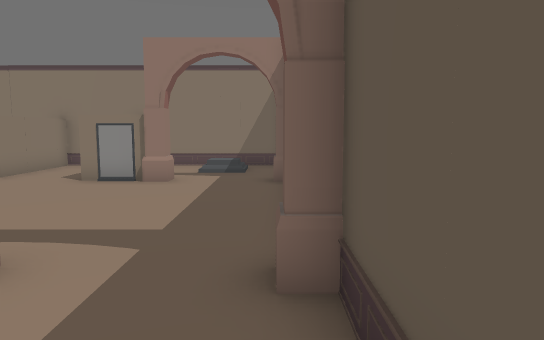
view 1 (above)

16 first-person views from a walk through a Godot game level. The camera is 1.4 m above the floor, tilts 6° down and sees 70° across. The floor is counted in squares, 1 m on a side. Each view is taken from the middle of a square. On the plan, view 1 faces up. The plan holds only what a view shows up to about 16 squares ahead; the rest is blank. Some surface patterns are stand-ins.

view 2
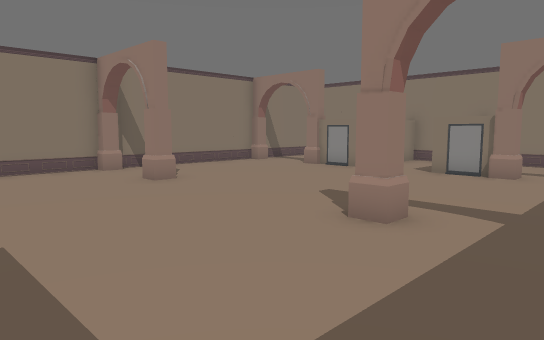

view 3
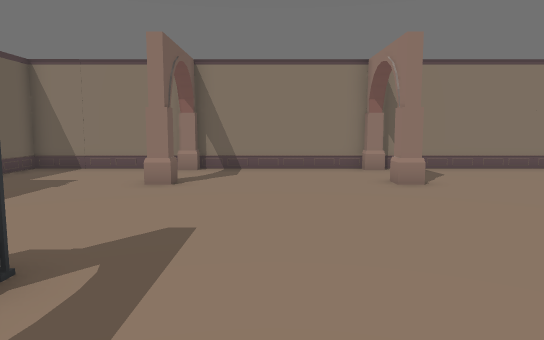

view 4
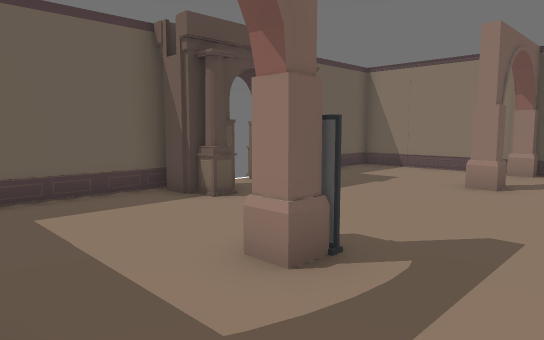

view 5
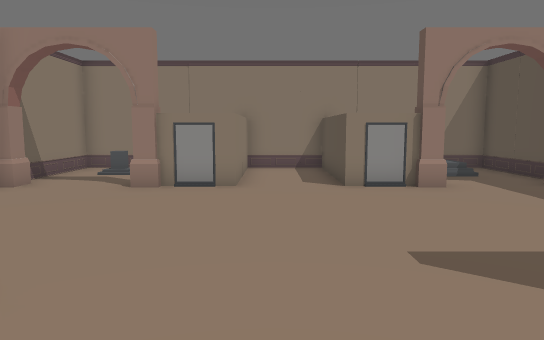

view 6
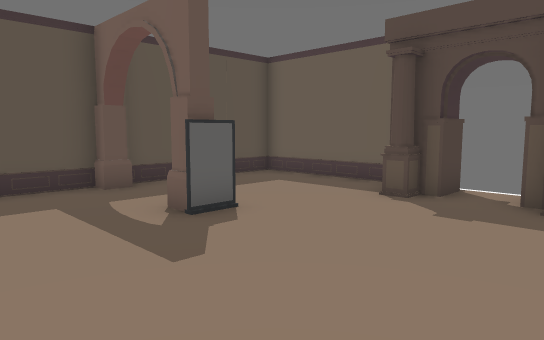

view 7
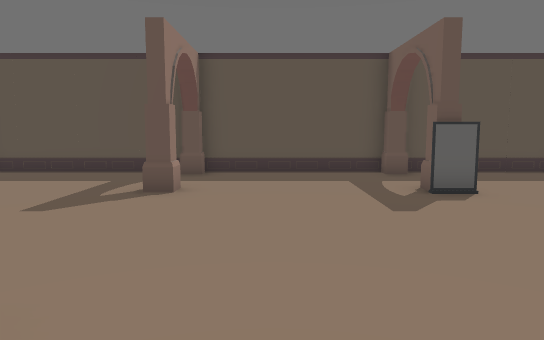

view 8
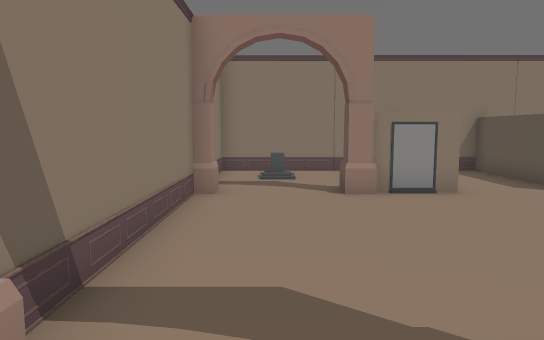

view 9
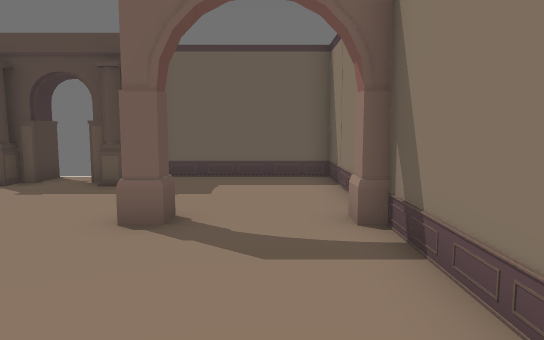

view 10
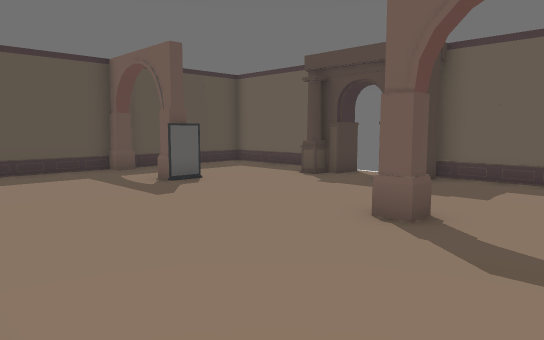

view 11
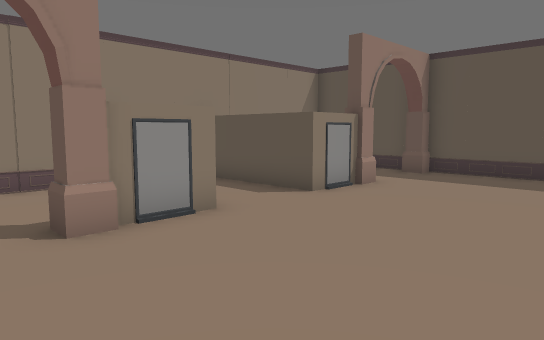

view 12
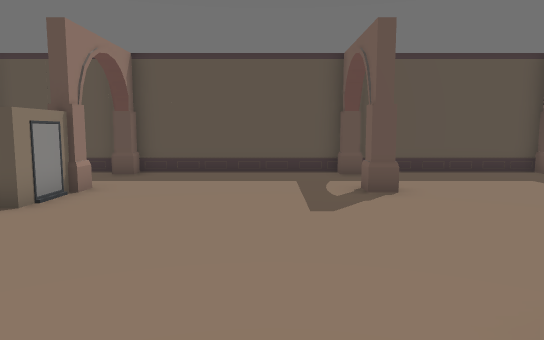

view 13
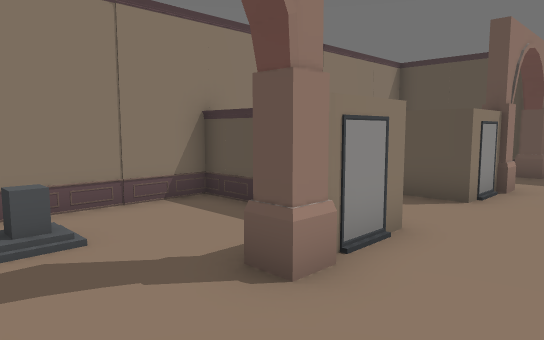

view 14
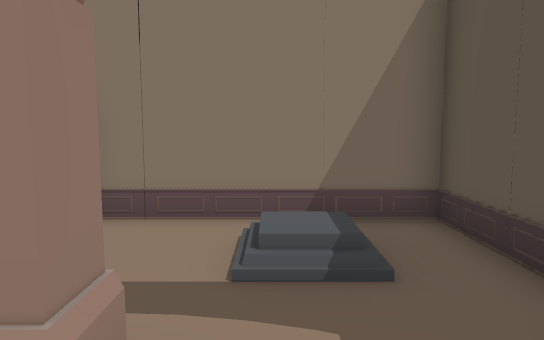

view 15
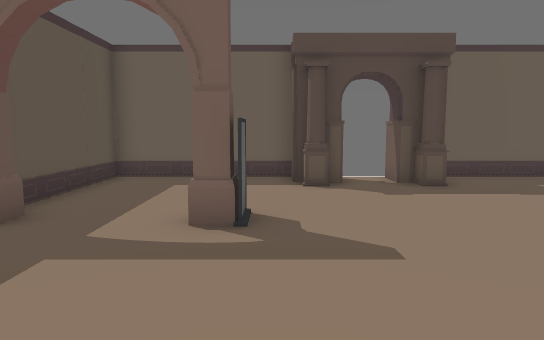

view 16
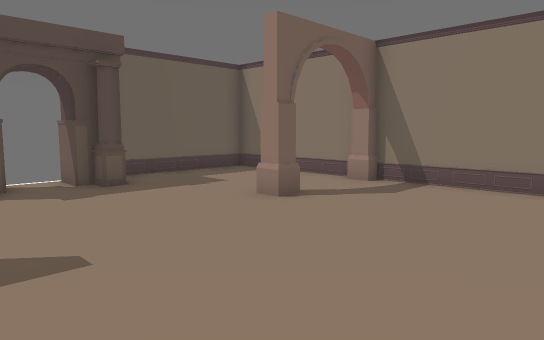

### Floor plan
Points are (right, up) in squares from view 1. A wall is a line through its corners. A room is listed if a view was taken in it or the views show most of it. See-through windows are left out.
Room 1 (views 1, 2, 3, 4, 5, 6, 7, 8, 9, 10, 11, 12, 13, 14, 15, 16)
walls: (-13.3, 3.9) (-13.3, 3.3) (-13.7, 3.3) (-13.7, -2.6) (-13.3, -2.6) (-13.3, -3.2); (-10.4, -3.2) (-10.4, -2.6) (-9.8, -2.6) (-9.8, -3.2); (-3.4, -3.2) (-3.4, -2.6) (-2.8, -2.6) (-2.8, -3.2); (-3.6, -3.5) (-3.6, -2.6); (-10.4, 10.3) (-10.4, 11); (-2.7, 10.5) (-5.2, 10.5) (-5.2, 15) (-7.9, 15) (-7.9, 10.5) (-10.4, 10.5); (-2.8, 11) (-2.8, 10.3); (-13.7, -3.1) (-13.7, -8.4) (-8.4, -8.4); (0.1, -3.2) (0.1, -2.6) (0.6, -2.6) (0.6, 3.3) (0.1, 3.3) (0.1, 3.8) (0.6, 3.8) (0.6, 10.3); (-8.2, -6.6) (-7.8, -6.5) (-7.7, -7.1) (-7.3, -7.1) (-7.3, -8.2); (-13.2, 10.5) (-13.7, 10.5); (-13.7, 10.3) (-13.7, 3.9); (-5.3, -7) (-5.4, -6.6) (-4.8, -6.5); (-13.3, 11) (-13.3, 10.3); (0.1, 10.3) (0.1, 11); (-8.1, 13.4) (-8.1, 15) (-13.7, 15) (-13.7, 11.5); (0.6, 10.5) (0, 10.5); (0.6, 11) (0.6, 15) (-4.8, 15); (-8.6, -8) (-8.6, -7.2); (-5.9, -8.2) (-5.9, -7.1) (-4.6, -7.1) (-4.6, -8); (-4.9, -8.4) (0.6, -8.4) (0.6, -3.3)
low walls: (-9.8, 10.3) (-10.4, 10.3); (-2.8, 10.3) (-3.5, 10.3); (-8.4, -6.5) (-7.9, -6.5); (-5.4, -6.5) (-4.8, -6.5) (-4.8, -7.1); (-7.9, -6.6) (-7.9, -7.1); (-13.3, 10.3) (-13.7, 10.3); (-5.4, -7.1) (-5.4, -6.6); (0.6, 10.3) (0.1, 10.3)
objects: pedestal (-12, 13)

Where each view was taken, in squares from view 1:
view 1: 0 up, 0 right, facing up
view 2: 2 down, 0 right, facing up-left
view 3: 0 up, 0 right, facing left
view 4: 0 up, 0 right, facing down-left
view 5: 1 up, 7 left, facing up
view 6: 1 up, 9 left, facing down-right
view 7: 1 up, 12 left, facing right
view 8: 2 up, 12 left, facing up
view 9: 3 up, 12 left, facing down
view 10: 3 up, 13 left, facing down-right
view 11: 5 up, 12 left, facing up-right
view 12: 6 up, 12 left, facing right
view 13: 8 up, 13 left, facing up-right
view 14: 9 up, 2 left, facing up
view 15: 3 up, 4 left, facing down
view 16: 3 up, 4 left, facing down-left
